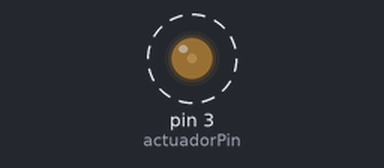
The sketch below on a simulated Arduino Uno, built with avr-gcc and run on an emulated ATmega328P. Shown: output pins drawn as LEDs (lit = HIGH). Dashed ring = blinking.

Above: at 0.05 s.
Timing chart, 0 to 4.6 s (numbered marks = the images above):
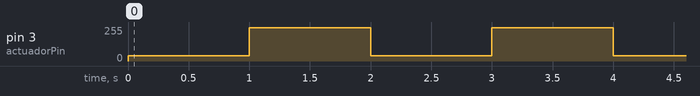

Measured:
- by itself, pin 3 (actuadorPin): alternates 250/255 for 1.0 s and 40/255 for 1.0 s

The sketch:

Main.ino
```cpp
const byte actuadorPin = 3; //Pin para utilizar la salida analógica, marcado con ~ en la placa

void setup()
{
	pinMode(actuadorPin, OUTPUT); //Configurar el pin como una salida
}

void loop()
{
	analogWrite(actuadorPin, 40); //Asignarle al pin un valor de 40 sobre 255
    delay(1000); //Congelar el código 1 segundo
    analogWrite(actuadorPin, 250); //Asignarle al pin un valor de 250 sobre 255
    delay(1000);
}
```
